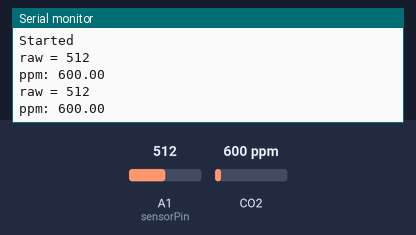
A sketch run on a simulated Arduino Uno, built with avr-gcc and run on an emulated ATmega328P. Shown: the last lines printed to the serial monitor. Inputs (shaded band) come from the test bench; at power-on: CO2 600 ppm, A1 (sensorPin) = 512.

Above: at 1.8 s.
1.9 s: CO2 set to 452 ppm
At 2.7 s:
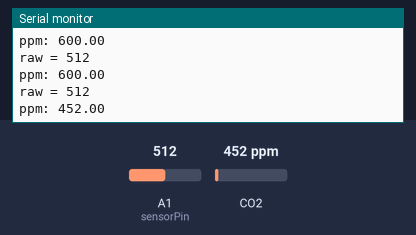
3.4 s: A1 (sensorPin) set to 716
At 4.4 s:
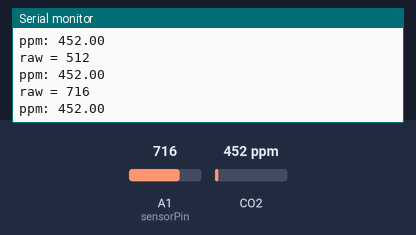
4.9 s: CO2 set to 1050 ppm
At 5.8 s:
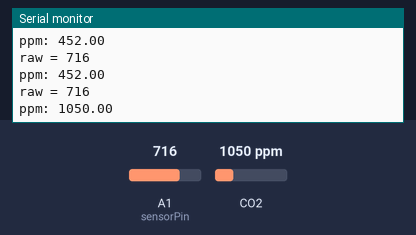
6.4 s: A1 (sensorPin) set to 900
At 7.8 s:
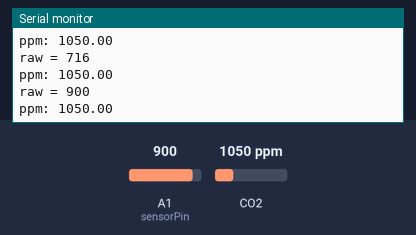
Timing chart, 0 to 8.9 s (numbered marks = the images above; inputs shaded):
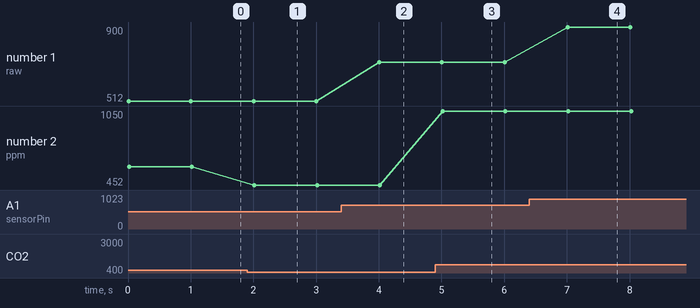

Measured:
- after the input at 1.9 s, the serial monitor: prints a new line after 0.11 s (image 1)
- after the input at 3.4 s, the serial monitor: prints a new line after 0.61 s (image 2)
- after the input at 4.9 s, the serial monitor: prints a new line after 0.12 s (image 3)
- after the input at 6.4 s, the serial monitor: prints a new line after 0.61 s (image 4)
- plotted number 1: 512 → 716 after the input at 3.4 s, 716 → 900 after the input at 6.4 s
- plotted number 2: 600 → 452 after the input at 1.9 s, 452 → 1050 after the input at 4.9 s

The sketch:

sketch_nov29a.ino
```cpp
#define RLOAD 22.0
#include <MQ135.h>
MQ135 gasSensor = MQ135(A1);
int val;
int sensorPin = A1;
int sensorValue = 0;

void setup() {
  // put your setup code here, to run once:
  Serial.begin(9600);
  Serial.println("Started ");
  pinMode(sensorPin, INPUT);

}

void loop() {
  // put your main code here, to run repeatedly:
val = analogRead(A1);
Serial.print ("raw = ");
Serial.println (val);
float ppm = gasSensor.getPPM();
Serial.print ("ppm: ");
Serial.println (ppm);
delay(1000);
}
```
